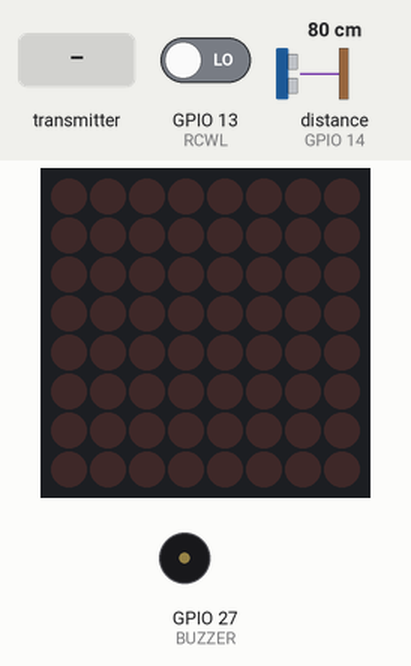
Recording of a sketch running on a simulated ESP32. On the bench: 8×8 LED matrix, buzzer (waves = sounding, pin HIGH). Wiring (inferred from the names in the program): ultrasonic range finder: trigger GPIO 26; echo GPIO 14. Inputs (shaded band) come from the test bench; at power-on: GPIO 13 (RCWL) LOW, distance to the obstacle (sensor on GPIO 14) 80 cm. The echo pulse lasts 58.3 µs per cm; pins used as bus, display or sensor lines are not drawn.

Above: at 1.2 s.
1.3 s: the transmitter starts sending msg = ALERT
At 2.0 s:
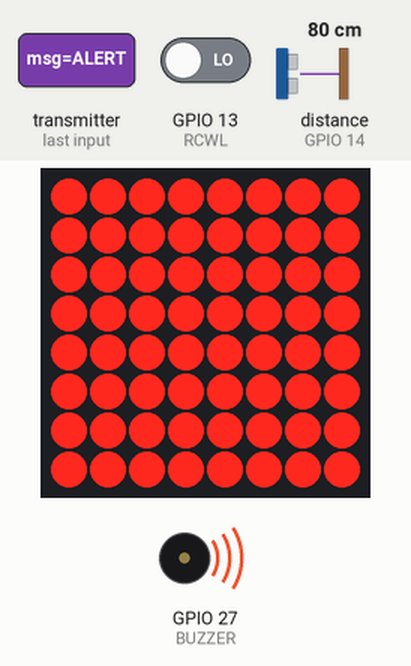
2.8 s: the transmitter starts sending msg = CLEAR
At 4.0 s:
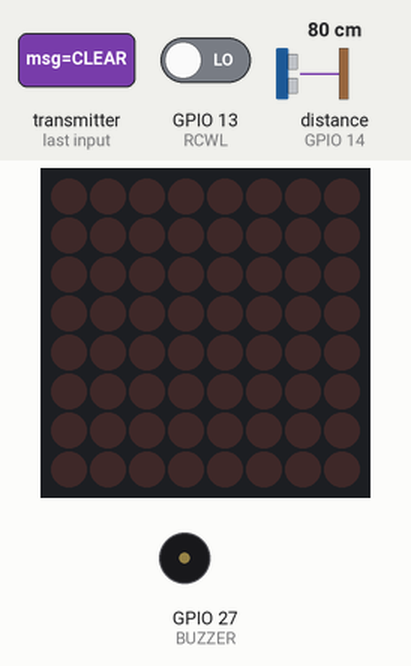
Timing chart, 0 to 5.8 s (numbered marks = the images above; inputs shaded):
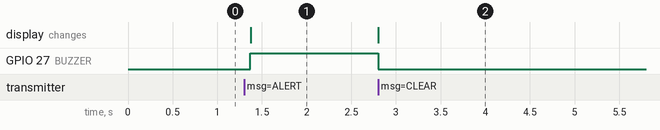

Measured:
- after the input at 1.3 s, GPIO 27 (BUZZER): LOW → HIGH after 0.07 s; the display: changes after 0.07 s (image 1)
- after the input at 2.8 s, GPIO 27 (BUZZER): HIGH → LOW at once; the display: changes at once (image 2)

The sketch:

pole1_ledmatrix_side_code.ino
```cpp
#include <WiFi.h>
#include <esp_now.h>
#include <MD_MAX72xx.h>

#define HARDWARE_TYPE MD_MAX72XX::FC16_HW
#define MAX_DEVICES 1

#define DATA_PIN 23
#define CLK_PIN 18
#define CS_PIN 5

#define RCWL 13
#define TRIG 26
#define ECHO 14
#define BUZZER 27

MD_MAX72XX matrix(HARDWARE_TYPE, DATA_PIN, CLK_PIN, CS_PIN, MAX_DEVICES);

uint8_t pole2Mac[] = {0x84,0x1F,0xE8,0x68,0x88,0x10};

bool warning=false;

typedef struct{
char msg[10];
}message;

message data;

void sendMessage(String text){

 strcpy(data.msg,text.c_str());

 esp_now_send(pole2Mac,(uint8_t*)&data,sizeof(data));

}

void receive(const esp_now_recv_info_t *info,const uint8_t *incoming,int len){

 memcpy(&data,incoming,sizeof(data));

 if(String(data.msg)=="ALERT"){

   warning=true;

 }

 if(String(data.msg)=="CLEAR"){

   warning=false;

   matrix.clear();

   digitalWrite(BUZZER,LOW);

 }

}

void setup(){

 Serial.begin(115200);

 pinMode(RCWL,INPUT);

 pinMode(TRIG,OUTPUT);

 pinMode(ECHO,INPUT);

 pinMode(BUZZER,OUTPUT);

 WiFi.mode(WIFI_STA);

 matrix.begin();

 matrix.clear();

 esp_now_init();

 esp_now_register_recv_cb(receive);

 esp_now_peer_info_t peer={};

 memcpy(peer.peer_addr,pole2Mac,6);

 esp_now_add_peer(&peer);

}

void loop(){

 if(digitalRead(RCWL)==HIGH){

   sendMessage("ALERT");

   delay(3000);

 }

 if(warning){

   for(int i=0;i<8;i++) matrix.setRow(i,255);

   matrix.update();

   digitalWrite(BUZZER,HIGH);

 }else{

   matrix.clear();

   digitalWrite(BUZZER,LOW);

 }

 long duration,distance;

 digitalWrite(TRIG,LOW);

 delayMicroseconds(2);

 digitalWrite(TRIG,HIGH);

 delayMicroseconds(10);

 digitalWrite(TRIG,LOW);

 duration=pulseIn(ECHO,HIGH);

 distance=duration*0.034/2;

 if(distance<15 && distance>0){

   sendMessage("CLEAR");

 }

 delay(100);

}
```
